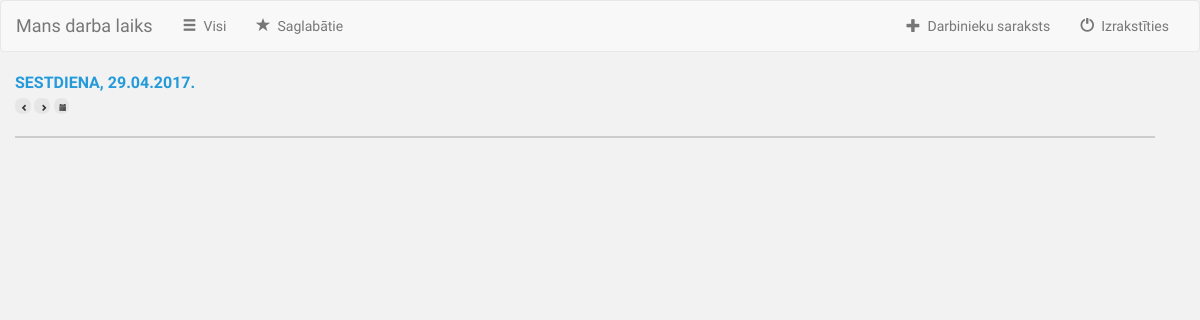
/darba_laiks/saglabatie/ (signed in), run on an earlier commit of the app's database.
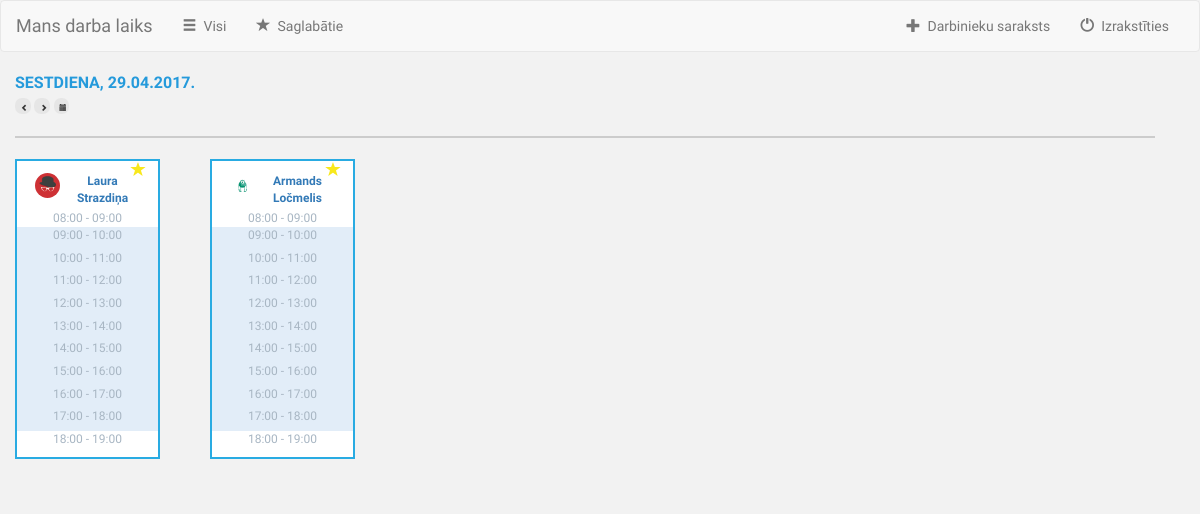
And on a later commit of the database.
### darba_laiks/models.py (models this page shows, shortened)
class Saglabatie(models.Model):
    lietotajs_kurs_pievienoja=models.ForeignKey(settings.AUTH_USER_MODEL, related_name='lietotajs_kurs_pievienoja')
    lietotajs_kuru_pievienoja=models.ForeignKey(settings.AUTH_USER_MODEL, related_name='lietotajs_kuru_pievienoja')

class UserProfile(models.Model):
    user = models.OneToOneField(User, related_name='userprofile')
    avatar = models.FileField(default='/avatar.jpg')
    def create_user_profile(sender, instance, created, **kwargs):
        if created:
            UserProfile.objects.create(user=instance)
    post_save.connect(create_user_profile, sender=User)

### darba_laiks/views.py (the view, shortened to what this page needs)
def saglabatie(request):
    if request.method == 'GET':
        lietotajs_kurs_pievienoja=request.user
        lietotaja_saglabatie=Saglabatie.objects.filter(lietotajs_kurs_pievienoja=lietotajs_kurs_pievienoja)
        context= {'lietotaja_saglabatie': lietotaja_saglabatie,
                 }
        return render(request, 'saglabatie.html', context)

### templates/saglabatie.html (shortened to what this page needs)
{%extends "base.html" %}
{% block content %}
    {% load staticfiles %}
    <link rel="stylesheet" type="text/css" href="{% static 'css/All.css' %}" />
    <div class = "container">
        <div class = "row" id = "firstRow">
            <span class = "pull-left" id="line">
                <div id = "today"> </div>
                 <button type="button" class="Button" id="Left">
                      <span class="glyphicon glyphicon-chevron-left"></span>
                 </button>
                 <button type="button" class="Button" id="Right">
                      <span class="glyphicon glyphicon-chevron-right"></span>
                 </button>
                <button type="button" class="Button" id="Calendar">
                      <span class="glyphicon glyphicon-calendar"></span>
                 </button>
            </span>
        </div>
        <div class = "row" id = "secondRow"></div>
        <div class = "row" id = "people">
            {% for izmainits in lietotaja_saglabatie %}
                {% if request.user == izmainits%}
                {% else %}
                <div class = "col-sm-2" id ="oneUser">
                     <div class = "dayBox" id = "box">
                        <div id = "user">
                                <form method='POST' class = "star" role="form" action="/darba_laiks/darbinieki/">{% csrf_token %}
                                    <button type = "submit" value = "Saglabāt" id="Save">
                                        <span class="glyphicon glyphicon-star starFavorites"></span>
                                    </button>
                                </form>
                            <div id = "userInfo">
                                    <img src="{{izmainits.lietotajs_kuru_pievienoja.userprofile.avatar.url}}" class="img">
                                <div id ="userName">
                                    <a href="{% url 'darba_laiks:darbinieka-darba-laiks' izmainits.id %}">{{izmainits.lietotajs_kuru_pievienoja.first_name}} {{izmainits.lietotajs_kuru_pievienoja.last_name}}</a>
                                </div>
                            </div>
                        </div>
                        <ul id = "time">
                             <li class = "box1" id = "Mo08">08:00 - 09:00</li>
                             <li tabindex="1" class = "box2" id = "09" data-toggle = "tooltip" data-placement = "right">09:00 - 10:00</li>
                             <li tabindex="1" class = "box2" id = "10" data-toggle = "tooltip" data-placement = "right">10:00 - 11:00</li>
                             <li tabindex="1" class = "box2" id = "11" data-toggle = "tooltip" data-placement = "right">11:00 - 12:00</li>
                             <li tabindex="1" class = "box2" id = "12" data-toggle = "tooltip" data-placement = "right">12:00 - 13:00</li>
                             <li tabindex="1" class = "box2" id = "13" data-toggle = "tooltip" data-placement = "right">13:00 - 14:00</li>
                             <li tabindex="1" class = "box2" id = "14" data-toggle = "tooltip" data-placement = "right">14:00 - 15:00</li>
                             <li tabindex="1" class = "box2" id = "15" data-toggle = "tooltip" data-placement = "right">15:00 - 16:00</li>
                             <li tabindex="1" class = "box2" id = "16" data-toggle = "tooltip" data-placement = "right">16:00 - 17:00</li>
                             <li tabindex="1" class = "box2" id = "17" data-toggle = "tooltip" data-placement = "right">17:00 - 18:00</li>
                             <li class = "box1" id = "18">18:00 - 19:00</li>
                         </ul>
                     </div>
                </div>
                {% endif %}
            {% endfor %}
        </div>
    </div>
  {% endblock %}

What changed in the data, as far as the page shows it:
added Saglabatie: lietotajs_kuru_pievienoja.userprofile.avatar (placeholder picture), lietotajs_kuru_pievienoja.first_name "Laura", lietotajs_kuru_pievienoja.last_name "Strazdiņa"
added Saglabatie: lietotajs_kuru_pievienoja.userprofile.avatar (picture), lietotajs_kuru_pievienoja.first_name "Armands", lietotajs_kuru_pievienoja.last_name "Ločmelis"
